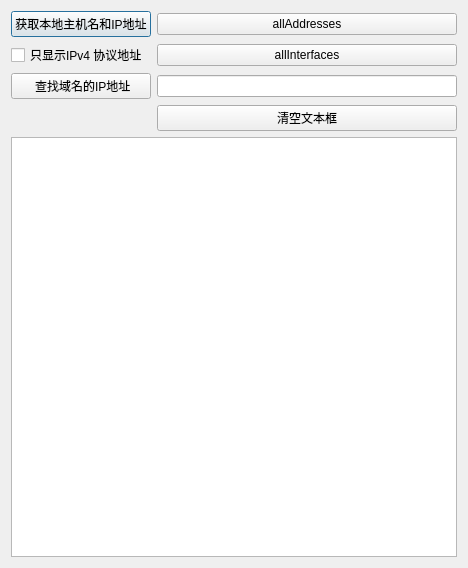
<?xml version="1.0" encoding="UTF-8"?>
<ui version="4.0">
 <class>Dialog</class>
 <widget class="QDialog" name="Dialog">
  <property name="geometry">
   <rect>
    <x>0</x>
    <y>0</y>
    <width>468</width>
    <height>568</height>
   </rect>
  </property>
  <property name="windowTitle">
   <string>Dialog</string>
  </property>
  <layout class="QGridLayout" name="gridLayout">
   <item row="0" column="0">
    <widget class="QPushButton" name="btnGetLocalHostInfo">
     <property name="text">
      <string>获取本地主机名和IP地址</string>
     </property>
    </widget>
   </item>
   <item row="0" column="1">
    <widget class="QPushButton" name="btnAllAddresses">
     <property name="text">
      <string>allAddresses</string>
     </property>
    </widget>
   </item>
   <item row="1" column="0">
    <widget class="QCheckBox" name="ckbIPv4Only">
     <property name="text">
      <string>只显示IPv4 协议地址</string>
     </property>
    </widget>
   </item>
   <item row="1" column="1">
    <widget class="QPushButton" name="btnAllInterfaces">
     <property name="text">
      <string>allInterfaces</string>
     </property>
    </widget>
   </item>
   <item row="2" column="0">
    <widget class="QPushButton" name="mainHostInfo">
     <property name="text">
      <string> 查找域名的IP地址</string>
     </property>
    </widget>
   </item>
   <item row="2" column="1">
    <widget class="QLineEdit" name="editDomainName"/>
   </item>
   <item row="3" column="1">
    <widget class="QPushButton" name="btnTextClear">
     <property name="text">
      <string>清空文本框</string>
     </property>
    </widget>
   </item>
   <item row="4" column="0" colspan="2">
    <widget class="QPlainTextEdit" name="plainTextEdit"/>
   </item>
  </layout>
 </widget>
 <resources/>
 <connections/>
</ui>
